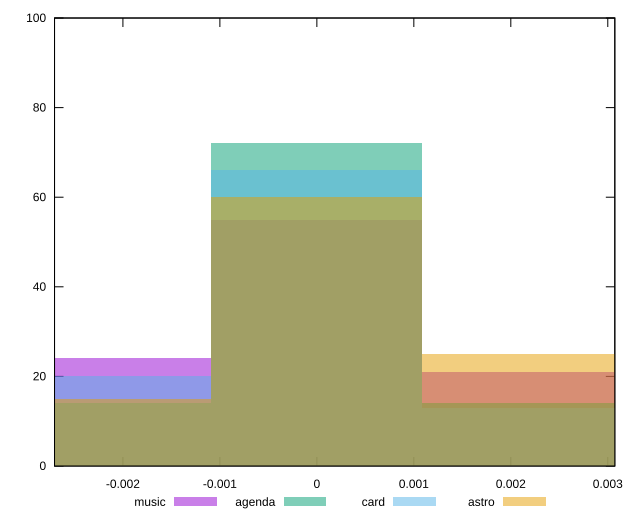

This chart was generated by the following gnuplot code:
reset

$music <<EOF
0 55
0.0021735092918954415 21
-0.0021735092918954415 24
EOF

$agenda <<EOF
0 72
0.0021735092918954415 14
-0.0021735092918954415 14
EOF

$card <<EOF
0 66
-0.0021735092918954415 20
0.0021735092918954415 13
EOF

$astro <<EOF
0 60
0.0021735092918954415 25
-0.0021735092918954415 15
EOF

set key outside below
set boxwidth 0.0021735092918954415
set xrange [-0.0027051024032050176:0.003072597771951914]
set yrange [0:100]
set trange [0:100]
set style fill transparent solid 0.5 noborder
set terminal svg size 640, 520 enhanced background rgb 'white'
set output "reports/report_00027_2021-02-24T12-40-31.850Z/meta/pScore-difference/comparison/histogram/all_raw.svg"

plot $music title "music" with boxes, \
     $agenda title "agenda" with boxes, \
     $card title "card" with boxes, \
     $astro title "astro" with boxes

reset
